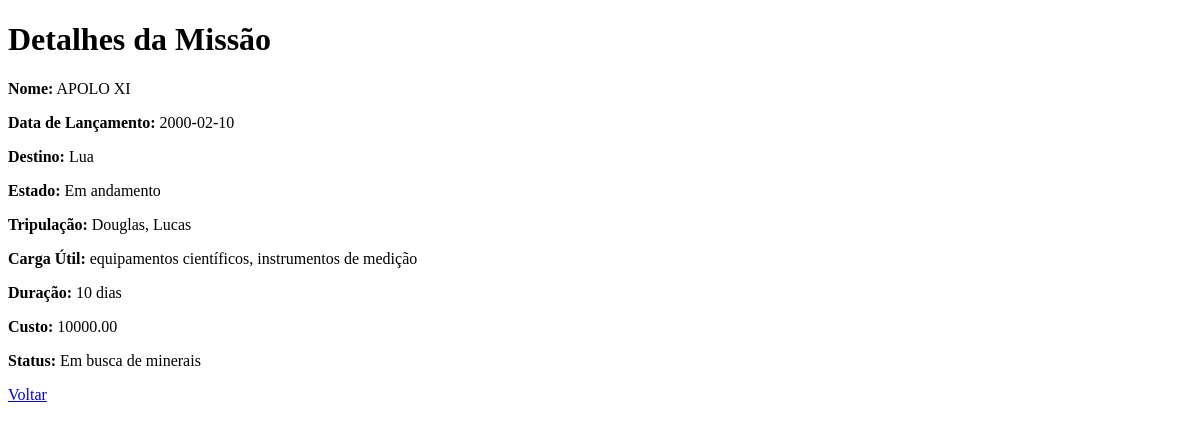
The page /missao/1 on the database as committed earlier.
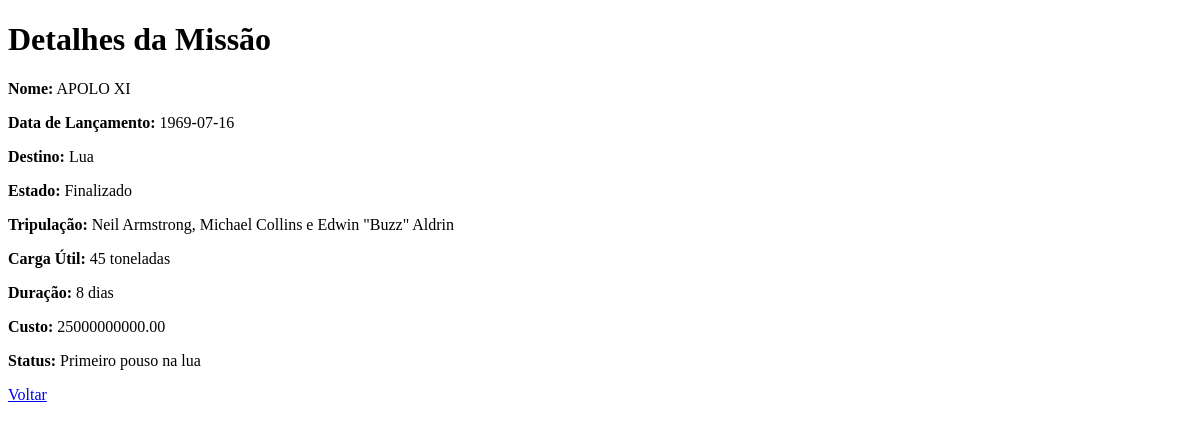
The same page on the database as committed later.
### app/models.py (models this page shows, shortened)
class Missoes(db.Model):
  __tablename__="missao"
  id = db.Column(db.Integer, primary_key=True)
  nome_missao = db.Column(db.String(50), nullable=False)
  data_lancamento = db.Column(db.Date, nullable=False)
  destino = db.Column(db.String(30), nullable=False)
  estado_missao = db.Column(db.String(30), nullable=False)
  tripulacao = db.Column(db.String(60), nullable=False)
  carga_util = db.Column(db.String(60), nullable=False)
  duracao_missao = db.Column(db.String(30), nullable=False)
  custo_missao = db.Column(db.Numeric(10, 2), nullable=False)
  status_missao = db.Column(db.String, nullable=False)

### app/routes.py (the view)
@app.route('/missao/<int:id>', methods=['GET'])
def detalhes_missao(id):
  missao = Missoes.query.get_or_404(id)
  return render_template('detalhes_missao.html', missao=missao)

### app/templates/detalhes_missao.html (shortened to what this page needs)
<!DOCTYPE html>
<html lang="en">
  <head>
  </head>
  <body>
    <h1>Detalhes da Missão</h1>
    <p><strong>Nome:</strong> {{ missao.nome_missao }}</p>
    <p><strong>Data de Lançamento:</strong> {{ missao.data_lancamento.strftime('%Y-%m-%d') }}</p>
    <p><strong>Destino:</strong> {{ missao.destino }}</p>
    <p><strong>Estado:</strong> {{ missao.estado_missao }}</p>
    <p><strong>Tripulação:</strong> {{ missao.tripulacao }}</p>
    <p><strong>Carga Útil:</strong> {{ missao.carga_util }}</p>
    <p><strong>Duração:</strong> {{ missao.duracao_missao }}</p>
    <p><strong>Custo:</strong> {{ missao.custo_missao }}</p>
    <p><strong>Status:</strong> {{ missao.status_missao }}</p>
    <a href="{{ url_for('visualizar_missao') }}">Voltar</a>
  </body>
</html>

Rows that differ between the two databases and show on the page:
changed Missoes "APOLO XI": data_lancamento "2000-02-10" → "1969-07-16"; estado_missao "Em andamento" → "Finalizado"; tripulacao "Douglas, Lucas" → "Neil Armstrong, Michael Collins e Edwin \"Buzz\" Aldrin"; carga_util "equipamentos científicos, instrumentos de medição" → "45 toneladas"; duracao_missao "10 dias" → "8 dias"; custo_missao "10000.00" → "25000000000.00"; status_missao "Em busca de minerais" → "Primeiro pouso na lua"
